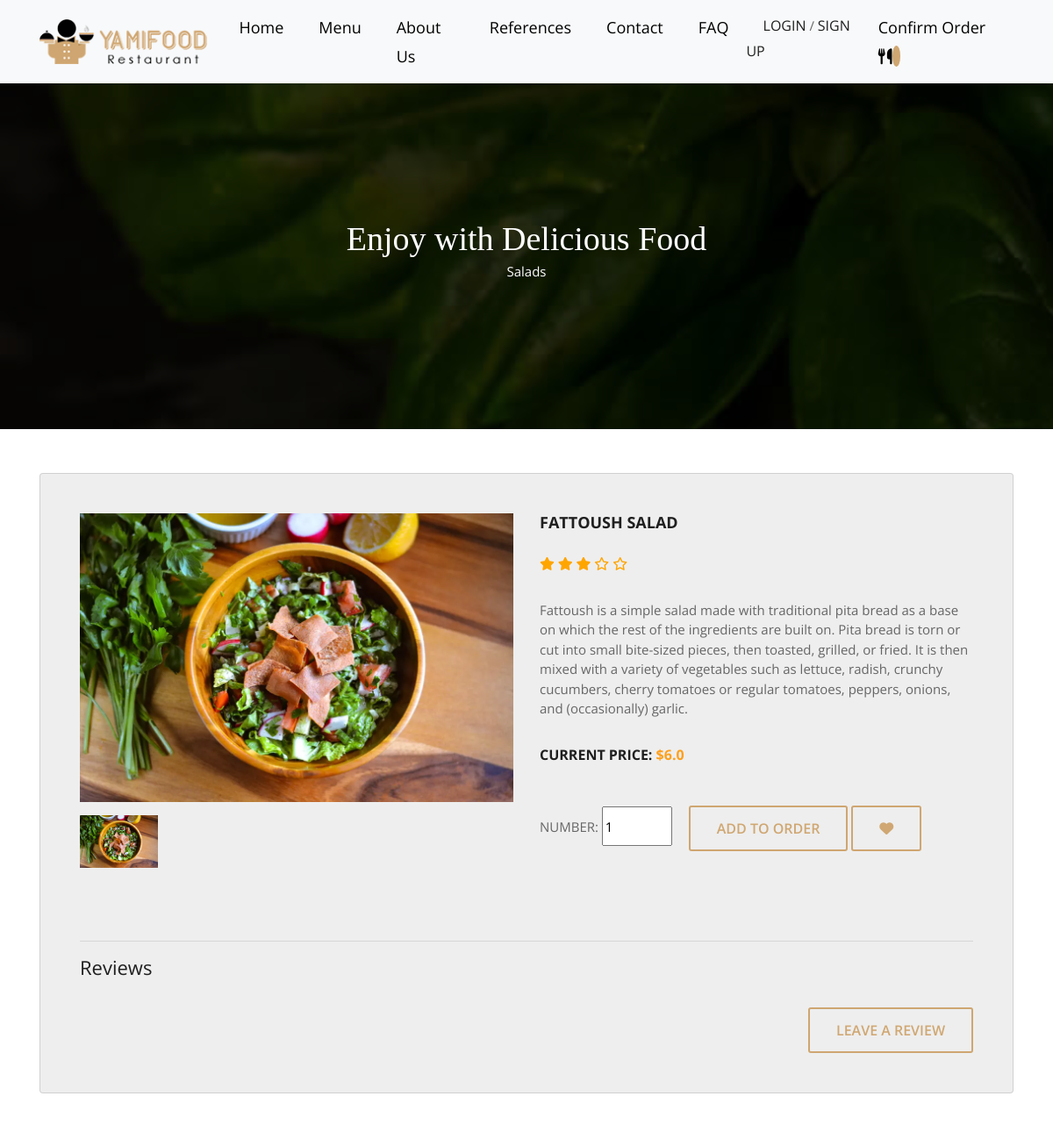
/product/18/fattoush-salad/ (upper part), run on an earlier commit of the app's database.
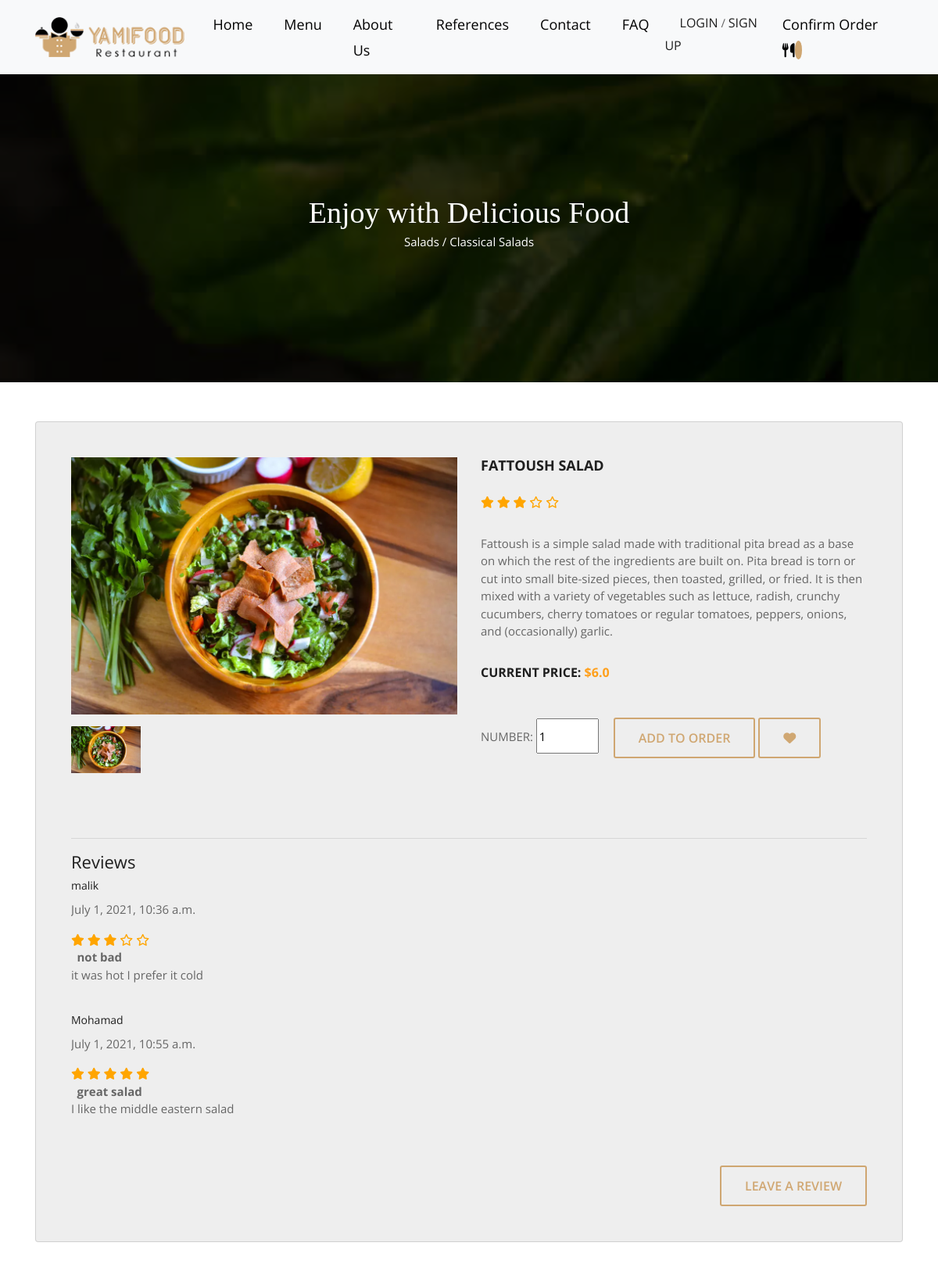
And on a later commit of the database.
### product/models.py (models this page shows, shortened)
class Product(models.Model):
    STATUS = (
        ('True', 'Evet'),
        ('False', 'Hayir')
    )
    category = models.ForeignKey(Category, on_delete=models.CASCADE)
    title = models.CharField(max_length=30)
    keywords = models.CharField(blank=True, max_length=255)
    description = models.CharField(blank=True, max_length=255)
    image = models.ImageField(blank=True, upload_to='images/')
    price = models.FloatField()
    slug = models.SlugField(null=False, unique=True)
    detail = RichTextUploadingField()
    status = models.CharField(max_length=10, choices=STATUS)
    create_at = models.DateTimeField(auto_now_add=True)
    update_at = models.DateTimeField(auto_now=True)
    def image_tag(self):
        return mark_safe('<img src="{}" height="50"/>'.format(self.image.url))
    image_tag.short_description = 'Image'

class Category(MPTTModel):
    STATUS = (
        ('True', 'Evet'),
        ('False', 'Hayir')
    )
    title = models.CharField(max_length=30, unique=True)
    keywords = models.CharField(blank=True, max_length=255)
    description = models.CharField(blank=True, max_length=255)
    image = models.ImageField(blank=True, upload_to='images/')
    status = models.CharField(max_length=10, choices=STATUS)
    slug = models.SlugField(null=False, unique=True)
    parent = TreeForeignKey('self', blank=True, null=True, related_name='children', on_delete=models.CASCADE)
    create_at = models.DateTimeField(auto_now_add=True)
    update_at = models.DateTimeField(auto_now=True)
    class MPTTMeta:
        order_insertion_py = ['title']
    def __str__(self):
        full_path = [self.title]
        k = self.parent
        while k is not None:
            full_path.append(k.title)
            k = k.parent
        return ' / '.join(full_path[::-1])
    def image_tag(self):
        return mark_safe('<img src="{}" height="50"/>'.format(self.image.url))
    image_tag.short_description = 'Image'

class Comment(models.Model):
    STATUS = (
        ('New', 'New'),
        ('True', 'True'),
        ('False', 'False')
    )
    product = models.ForeignKey(Product, on_delete=models.CASCADE)
    user = models.ForeignKey(User, on_delete=models.CASCADE)
    subject = models.CharField(max_length=50, blank=True)
    comment = models.TextField(blank=True, max_length=255)
    rate = models.IntegerField(blank=True)
    status = models.CharField(max_length=10, choices=STATUS,default='New')
    ip = models.CharField(max_length=20, blank=True)
    create_at = models.DateTimeField(auto_now_add=True)
    update_at = models.DateTimeField(auto_now=True)

### home/views.py (the view)
# urls.py: path('product/<int:id>/<slug:slug>/', views.product_detail, name='product_detail'),
def product_detail(request,id,slug):
    category = Category.objects.all()
    product = Product.objects.get(pk=id)
    images = Images.objects.filter(product_id=id)
    comments = Comment.objects.filter(product_id=id,status='True')
    context = {'category': category,'product': product, 'images': images, 'comments': comments,}
    return render(request, 'product_detail.html', context)

### home/templates/product_detail.html (shortened to what the changed rows need)
{% extends "homebase.html" %}
{% load static %}
{% block head %}
    <link href="https://maxcdn.bootstrapcdn.com/font-awesome/4.7.0/css/font-awesome.min.css" rel="stylesheet">
    <link rel="stylesheet" href="{% static 'css/new.css' %}">
    <link rel="stylesheet" href="{% static 'css/new.css' %}">
{% endblock %}
{% block content %}
    <div class="all-page-title page-breadcrumb">
        <div class="container text-center">
            <div class="row">
                <div class="col-lg-12">
                    <h1>Enjoy with Delicious Food</h1>
                    <p><a style="color: white"
                          href="/category/{{ product.category_id }}/{{ product.category.slug }}">{{ product.category }}</a>
                    </p>
                </div>
            </div>
        </div>
    </div>
    <div class="container">
        <div class="card">
            <div class="container-fliud">
                <div class="wrapper row">
                    <div class="preview col-md-6">
                        <div class="preview-pic tab-content">
                            <div class="tab-pane active" id="pic-1"><img src="{{ product.image.url }}"/></div>
                        </div>
                        <ul class="preview-thumbnail nav nav-tabs">
                            <li class="active"><a data-target="#pic-1" data-toggle="tab"><img
                                    src="{{ product.image.url }}"/></a></li>
                        </ul>
                    <br>
                    <br>
                    </div>
                    <div class="details col-md-6">
                        <h3 class="product-title">{{ product.title }}</h3>
                        <div class="rating">
                                <span style="color: orange" class="fa fa-star checked"></span>
                                <span style="color: orange" class="fa fa-star checked"></span>
                                <span style="color: orange" class="fa fa-star checked"></span>
                                <span style="color: orange" class="fa fa-star-o empty"></span>
                                <span style="color: orange" class="fa fa-star-o empty"></span>
                        </div>
                        <p class="product-description">{{ product.detail|safe }}</p>
                        <h4 class="price">current price: <span>${{ product.price }}</span></h4>
                        <br>
                        <div class="action">
                            <form action="/order/addtocart/{{ product.id }}" method="post">
                            </form>
                        </div>
                    </div>
                </div>
            <br>
                <div class="row">
                    <div class="col-md-12">
                        <div class="full">
                            <div class="tab_bar_section">
                                    <h2 class="nav-item">Reviews</h2>
                                <div class="tab-content">
                                    <div id="reviews" >
                                        <div class="product_review">
                                        {% for rs in comments %}
                                            <div class="commant-text row">
                                                <div class="col-lg-10 col-md-10 col-sm-8">
                                                    <h5>{{ rs.user.first_name }}</h5>
                                                    <p><span class="c_date">{{ rs.create_at }}</span></p>
                                                    <div class="stars" >
                                                        <i style="color: orange" class="fa fa-star{% if rs.rate < 1 %}-o empty{% endif %}" ></i>
                                                        <i style="color: orange" class="fa fa-star{% if rs.rate < 2 %}-o empty{% endif %}"></i>
                                                        <i style="color: orange" class="fa fa-star{% if rs.rate < 3 %}-o empty{% endif %}"></i>
                                                        <i style="color: orange" class="fa fa-star{% if rs.rate < 4 %}-o empty{% endif %}"></i>
                                                        <i style="color: orange" class="fa fa-star{% if rs.rate < 5 %}-o empty{% endif %}"></i> </div>
                                                    <b>&ensp;{{ rs.subject }}</b>
                                                    <p class="msg">{{ rs.comment }} </p>
                                                </div>
                                            </div>
                                            <br>
                                        {% endfor %}
                                            <br>
                                        </div>
                                    </div>
                                </div>
                            </div>
                        </div>
                    </div>
                </div>
            </div>
        </div>
    </div>
    <br>
    <br>
{% endblock %}

What changed in the data, as far as the page shows it:
changed Product "FATTOUSH SALAD": category "Salads" → "Salads / Classical Salads"
added Comment: user.first_name "malik", create_at "July 1, 2021, 10:36 a.m.", rate 3 (drawn), subject "not bad", comment "it was hot I prefer it cold"
added Comment: user.first_name "Mohamad", create_at "July 1, 2021, 10:55 a.m.", rate 5 (drawn), subject "great salad", comment "I like the middle eastern salad"
